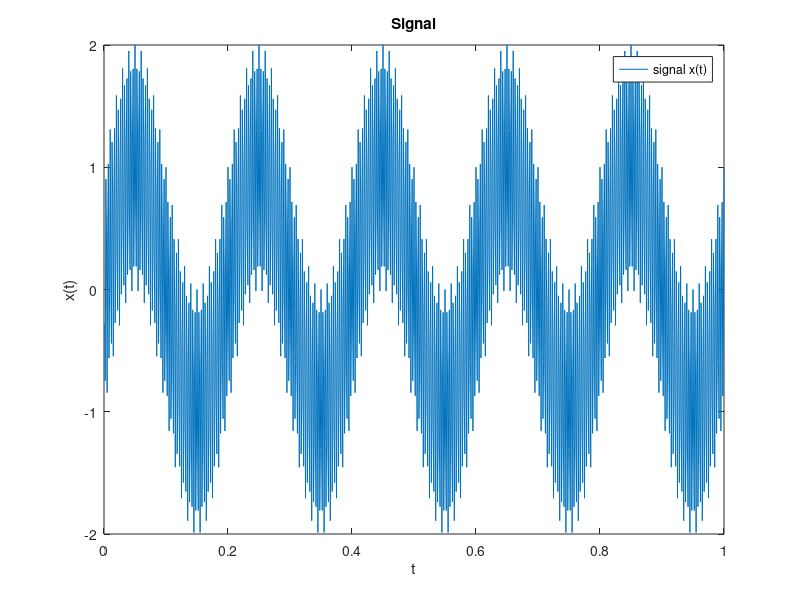
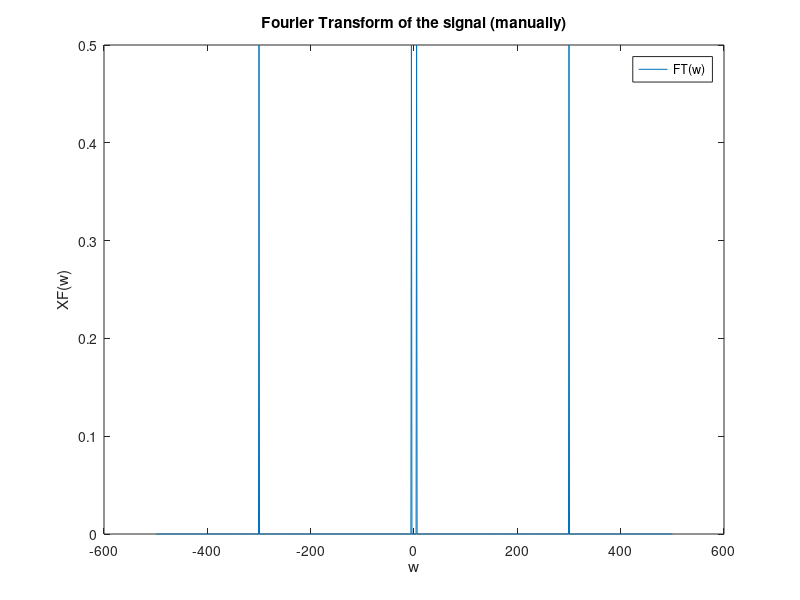
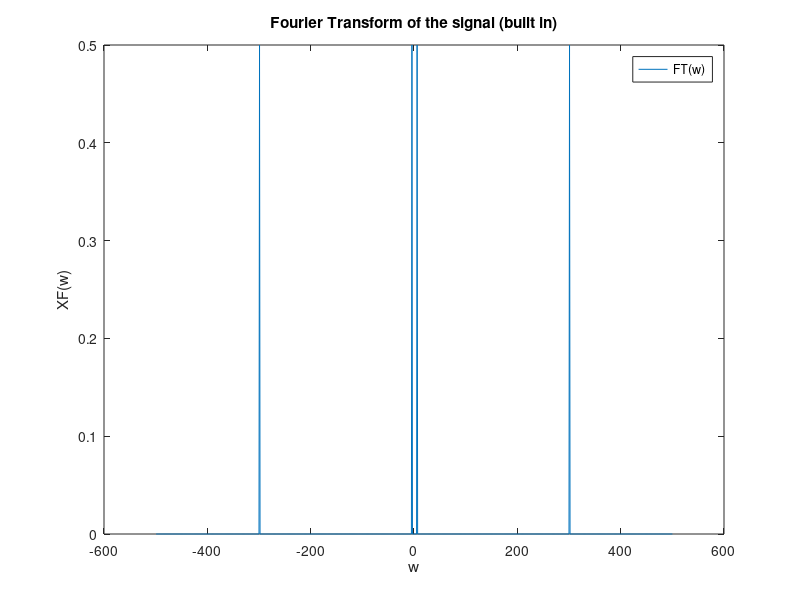
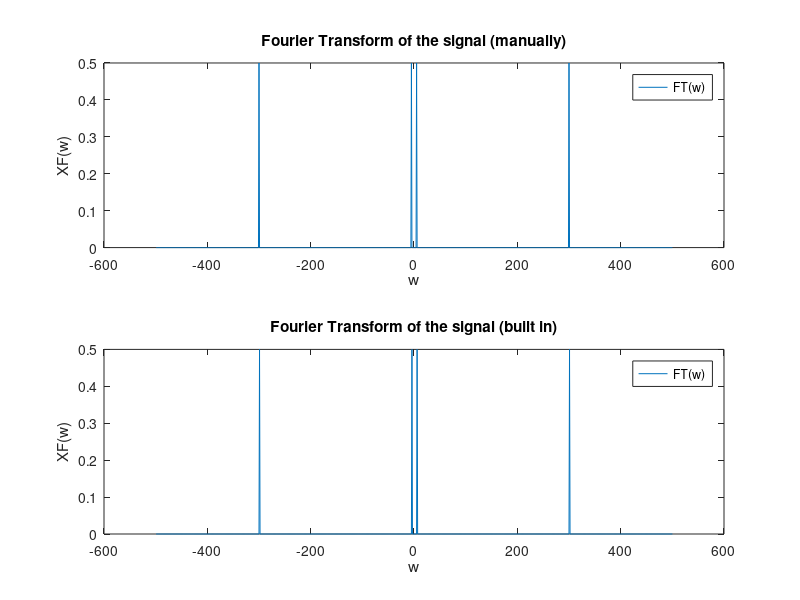

These figures' MATLAB source, in order:
clear all
close all 
clc

f1 = 5;
f2 = 300;
dt = 0.001;
t = dt:dt:1;

xt = -2.*(sin(pi.*f2.*t).^2) + 2.*sin(pi.*f1.*t).*cos(pi.*f1.*t) + 1;
figure(1)
plot(t,xt)
title("Signal")
xlabel("t")
ylabel("x(t)")
legend("signal x(t)")


c = 1;

for N = -499:1:500
    Xf(c) = sum(xt.*exp(-1j*2*pi*N.*t).*dt);
    c = c+1;
end

N = 1000;
Xf = abs(Xf);

w = -499:1:500;
figure(2)
plot(w,Xf)
title("Fourier Transform of the signal (manually)")
xlabel("w")
ylabel("XF(w)")
legend("FT(w)")


N = 1000;
y = fft(xt,N);
y = fftshift(y);
y = abs(y)/N;

figure(3)
plot(w,y)
title("Fourier Transform of the signal (built in)")
xlabel("w")
ylabel("XF(w)")
legend("FT(w)")


figure(4)
subplot(211)
plot(w,Xf)
title("Fourier Transform of the signal (manually)")
xlabel("w")
ylabel("XF(w)")
legend("FT(w)")

subplot(212)
plot(w,y)
title("Fourier Transform of the signal (built in)")
xlabel("w")
ylabel("XF(w)")
legend("FT(w)")

fs = 1000;

HF = ones(1,1000);
for N = 1:1:1000
    if (N<=250)
        HF(N) = 0;
    end

    if (N>=750)
        HF(N) = 0;
    end
 
end

N = 1000;

YF = Xf.*HF;
w = -499:1:500;
figure(5)
subplot(211)
plot(w,YF)
title("Fourier Transform of the output signal (manually)")
xlabel("w")
ylabel("YF(w)")
legend("YF(w)")
yt = ifft(YF,N);

subplot(212)
plot(t,yt)
title("Inverse Fourier Transform of the output signal (manually)")
xlabel("t")
ylabel("yt(t)")
legend("yt(t)")













